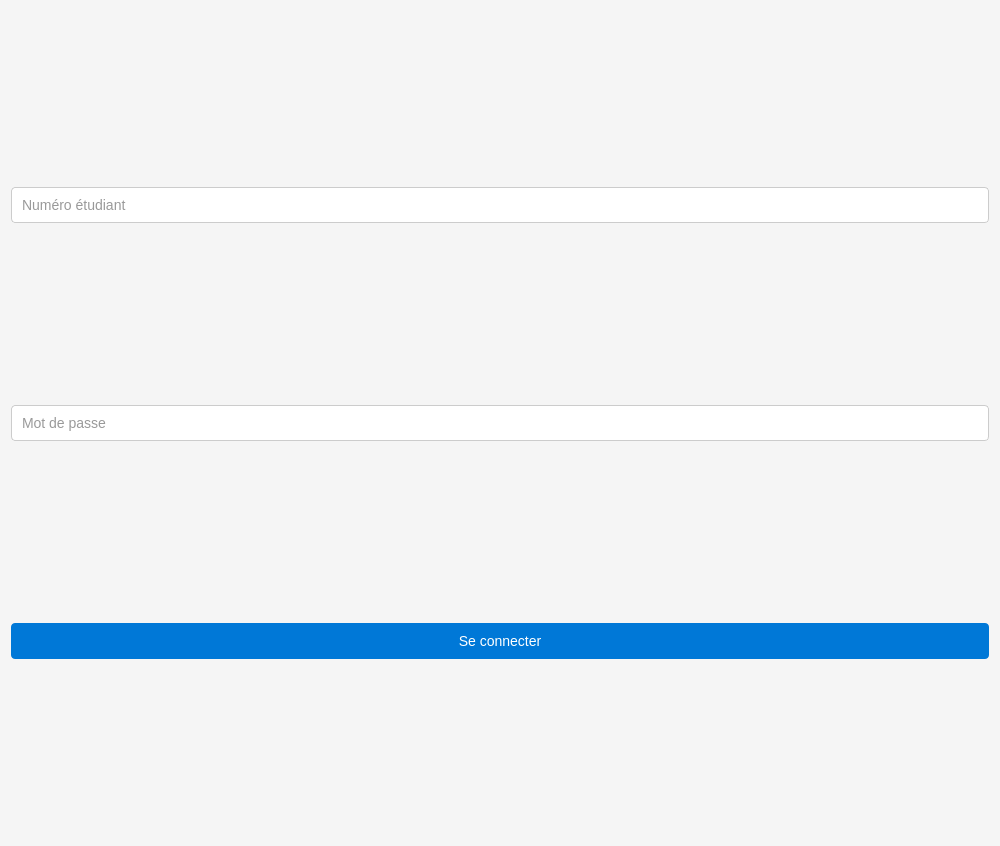
<?xml version="1.0" encoding="UTF-8"?>
<ui version="4.0">
 <class>LoginWindow</class>
 <widget class="QWidget" name="LoginWindow">
  <property name="geometry">
   <rect>
    <x>0</x>
    <y>0</y>
    <width>1000</width>
    <height>846</height>
   </rect>
  </property>
  <property name="windowTitle">
   <string>Connexion</string>
  </property>
  <property name="styleSheet">
   <string notr="true">/* Global styles */
QWidget {
    background-color: #f5f5f5;
    color: #333;
    font-family: 'Segoe UI', Tahoma, Geneva, Verdana, sans-serif;
    font-size: 14px;
}

/* QPushButton */
QPushButton {
    background-color: #0078d7;
    border: none;
    border-radius: 4px;
    color: white;
    padding: 10px 20px;
}

QPushButton:hover {
    background-color: #005a9e;
}

QPushButton:pressed {
    background-color: #004578;
}

/* QLineEdit */
QLineEdit {
    background-color: #fff;
    border: 1px solid #ccc;
    border-radius: 4px;
    padding: 8px;
}

QLineEdit:focus {
    border-color: #0078d7;
}

/* QTableWidget */
QTableWidget {
    background-color: #fff;
    border: 1px solid #ccc;
    gridline-color: #e0e0e0;
}

QHeaderView::section {
    background-color: #0078d7;
    color: white;
    padding: 5px;
    border: none;
}

QTableWidget QTableCornerButton::section {
    background-color: #0078d7;
    border: none;
}

/* Scrollbar */
QScrollBar:vertical {
    background: #f5f5f5;
    width: 15px;
    margin: 15px 0 15px 0;
    border: 1px solid #dcdcdc;
    border-radius: 4px;
}

QScrollBar::handle:vertical {
    background: #dcdcdc;
    min-height: 20px;
    border-radius: 4px;
}

QScrollBar::handle:vertical:hover {
    background: #c0c0c0;
}

QScrollBar::handle:vertical:pressed {
    background: #a0a0a0;
}

QScrollBar::add-line:vertical, QScrollBar::sub-line:vertical {
    background: none;
    border: none;
}

/* QMainWindow */
QMainWindow {
    background-color: #f5f5f5;
}

/* QMessageBox */
QMessageBox {
    background-color: #fff;
}

QMessageBox QLabel {
    color: #333;
}
</string>
  </property>
  <layout class="QVBoxLayout" name="verticalLayout">
   <item>
    <widget class="QLineEdit" name="numeroLineEdit">
     <property name="placeholderText">
      <string>Numéro étudiant</string>
     </property>
    </widget>
   </item>
   <item>
    <widget class="QLineEdit" name="passwordLineEdit">
     <property name="enabled">
      <bool>true</bool>
     </property>
     <property name="echoMode">
      <enum>QLineEdit::Password</enum>
     </property>
     <property name="placeholderText">
      <string>Mot de passe</string>
     </property>
    </widget>
   </item>
   <item>
    <widget class="QPushButton" name="loginButton">
     <property name="text">
      <string>Se connecter</string>
     </property>
    </widget>
   </item>
  </layout>
 </widget>
 <resources/>
 <connections/>
</ui>
